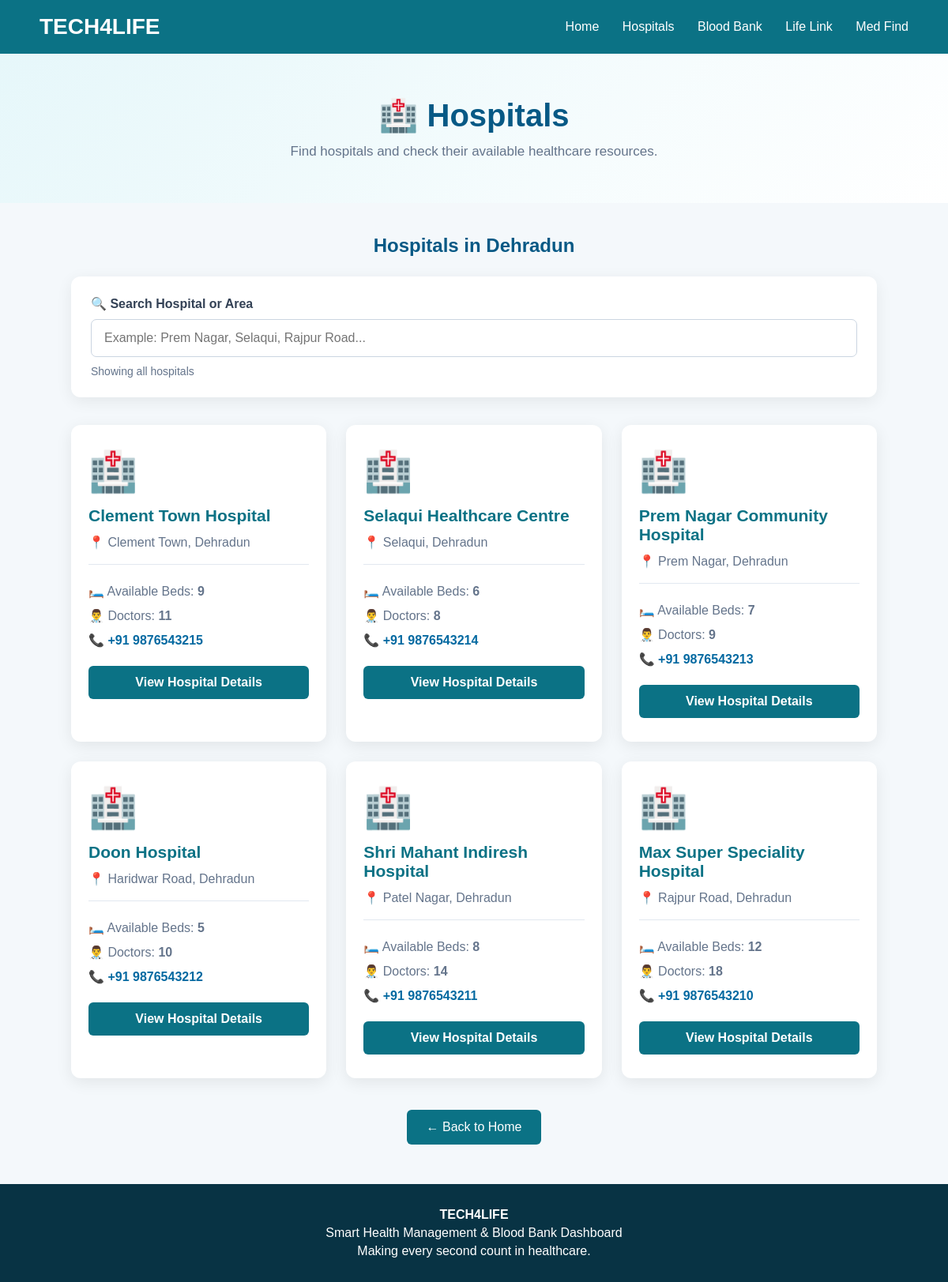
The page /hospitals on the database its author committed.
### tables this page shows
CREATE TABLE hospitals (
            id INTEGER PRIMARY KEY AUTOINCREMENT,
            name TEXT NOT NULL,
            location TEXT NOT NULL,
            beds INTEGER DEFAULT 0,
            total_beds INTEGER DEFAULT 0,
            available_beds INTEGER DEFAULT 0,
            doctors INTEGER DEFAULT 0,
            medicines TEXT DEFAULT 'Available',
            phone TEXT NOT NULL
        );

### app.py (the view)
@app.route("/hospitals")
def hospitals():
    search = request.args.get("search", "").strip()
    conn = get_db_connection()
    if search:
        hospitals = conn.execute("""
            SELECT * FROM hospitals
            WHERE name LIKE ?
            OR location LIKE ?
            ORDER BY id DESC
        """, (
            f"%{search}%",
            f"%{search}%"
        )).fetchall()
    else:
        hospitals = conn.execute("""
            SELECT * FROM hospitals
            ORDER BY id DESC
        """).fetchall()
    conn.close()
    return render_template(
        "hospitals.html",
        hospitals=hospitals,
        search=search
    )

### app.py (called while the page is built)
def get_db_connection():
    conn = sqlite3.connect(DATABASE)
    conn.row_factory = sqlite3.Row
    return conn

### templates/hospitals.html (shortened to what this page needs)
<!DOCTYPE html>
<html lang="en">
<head>
</head>
<body>
    <nav>
        <div class="logo">
            TECH4LIFE
        </div>
        <div>
            <a href="/">
                Home
            </a>
            <a href="/hospitals">
                Hospitals
            </a>
            <a href="/blood-bank">
                Blood Bank
            </a>
            <a href="https://visionary-semolina-8a3267.netlify.app/" target="_blank" rel="noopener">Life Link</a>
            <a href="https://glittering-halva-2beeba.netlify.app/" target="_blank" rel="noopener">Med Find</a>
        </div>
    </nav>
    <section class="hero">
        <h1>
            🏥 Hospitals
        </h1>
        <p>
            Find hospitals and check their available healthcare resources.
        </p>
    </section>
    <div class="container">
        <h2>
            Hospitals in Dehradun
        </h2>
        <div class="search-section">
            <label for="hospitalSearch">
                🔍 Search Hospital or Area
            </label>
            <input type="text" id="hospitalSearch" class="search-box" placeholder="Example: Prem Nagar, Selaqui, Rajpur Road..." onkeyup="searchHospitals()">
            <div class="search-info" id="searchInfo">
                Showing all hospitals
            </div>
        </div>
        <div class="hospital-grid" id="hospitalGrid">
            {% for hospital in hospitals %}
            <div class="hospital-card">
                <div class="hospital-icon">
                    🏥
                </div>
                <h3>
                    {{ hospital.name }}
                </h3>
                <p>
                    📍 {{ hospital.location }}
                </p>
                <div class="resource">
                    <p>
                        🛏️ Available Beds:
                        <strong>
                            {{ hospital.beds }}
                        </strong>
                    </p>
                    <p>
                        👨‍⚕️ Doctors:
                        <strong>
                            {{ hospital.doctors }}
                        </strong>
                    </p>
                    <p class="phone">
                        📞 {{ hospital.phone }}
                    </p>
                </div>
                <a href="/hospital/{{ hospital.id }}" class="details-btn">
                    View Hospital Details
                </a>
            </div>
            {% endfor %}
        </div>
        <a href="/" class="back">
            ← Back to Home
        </a>
    </div>
    <footer>
        <p>
            <strong>TECH4LIFE</strong>
        </p>
        <p>
            Smart Health Management & Blood Bank Dashboard
        </p>
        <p>
            Making every second count in healthcare.
        </p>
    </footer>
</body>
</html>

### templates/hospitals.html (style rules this page uses)
* { margin: 0; padding: 0; box-sizing: border-box; font-family: Arial, sans-serif; }
body { background: #f4f8fb; color: #1f2937; }
nav { background: #0b7285; color: white; padding: 18px 50px; display: flex; justify-content: space-between; align-items: center; }
.logo { font-size: 28px; font-weight: bold; }
nav a { color: white; text-decoration: none; margin-left: 25px; }
.hero { background: linear-gradient(135deg, #e6f7fa, #ffffff); text-align: center; padding: 55px 20px; }
.hero h1 { color: #075985; font-size: 40px; margin-bottom: 12px; }
.hero p { color: #64748b; font-size: 17px; }
.container { width: 85%; margin: 40px auto; }
.container h2 { text-align: center; color: #075985; margin-bottom: 25px; }
.search-section { background: white; padding: 25px; border-radius: 12px; box-shadow: 0 5px 20px rgba(0, 0, 0, 0.07); margin-bottom: 35px; }
.search-section label { display: block; font-weight: bold; color: #334155; margin-bottom: 10px; }
.search-box { width: 100%; padding: 14px 16px; border: 1px solid #cbd5e1; border-radius: 7px; font-size: 16px; outline: none; }
.search-info { margin-top: 10px; color: #64748b; font-size: 14px; }
.hospital-grid { display: grid; grid-template-columns: repeat(3, 1fr); gap: 25px; }
.hospital-card { background: white; padding: 30px 22px; border-radius: 12px; box-shadow: 0 5px 20px rgba(0, 0, 0, 0.08); transition: 0.3s; }
.hospital-icon { font-size: 50px; margin-bottom: 15px; }
.hospital-card h3 { color: #0b7285; font-size: 21px; margin-bottom: 10px; }
.hospital-card p { color: #64748b; margin: 9px 0; line-height: 1.5; }
.resource { margin-top: 15px; padding-top: 15px; border-top: 1px solid #e2e8f0; }
.resource p { margin: 7px 0; }
.phone { color: #0369a1 !important; font-weight: bold; }
.details-btn { display: block; text-align: center; margin-top: 20px; padding: 12px 15px; background: #0b7285; color: white; text-decoration: none; border-radius: 6px; font-weight: bold; }
.back { display: block; width: fit-content; margin: 40px auto; background: #0b7285; color: white; padding: 13px 25px; border-radius: 6px; text-decoration: none; }
footer { background: #083344; color: white; text-align: center; padding: 25px; margin-top: 50px; }
footer p { margin: 5px; }

### rows shown on the page
hospitals: name "Clement Town Hospital", location "Clement Town, Dehradun", beds "9", doctors "11", phone "+91 9876543215"
hospitals: name "Selaqui Healthcare Centre", location "Selaqui, Dehradun", beds "6", doctors "8", phone "+91 9876543214"
hospitals: name "Prem Nagar Community Hospital", location "Prem Nagar, Dehradun", beds "7", doctors "9", phone "+91 9876543213"
hospitals: name "Doon Hospital", location "Haridwar Road, Dehradun", beds "5", doctors "10", phone "+91 9876543212"
hospitals: name "Shri Mahant Indiresh Hospital", location "Patel Nagar, Dehradun", beds "8", doctors "14", phone "+91 9876543211"
hospitals: name "Max Super Speciality Hospital", location "Rajpur Road, Dehradun", beds "12", doctors "18", phone "+91 9876543210"
